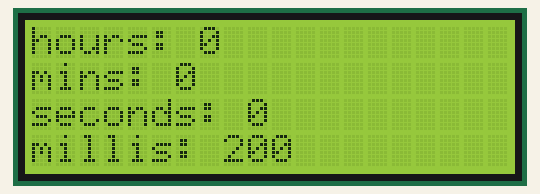
The sketch below on a simulated Arduino Uno, built with avr-gcc and run on an emulated ATmega328P. Shown: 20×4 character LCD. What the sketch prints to the serial monitor is not drawn.

Above: at 0.35 s.
At 5.33 s:
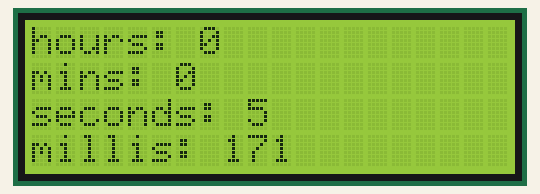
At 10.29 s:
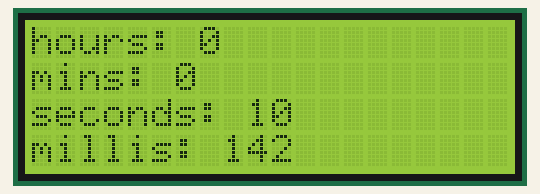
At 20.16 s:
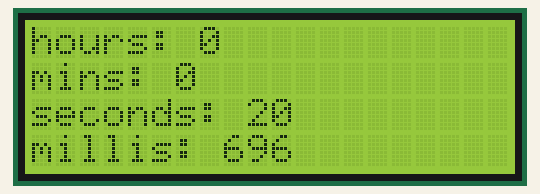
At 30.02 s:
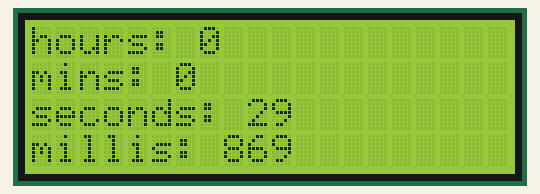
At 39.89 s:
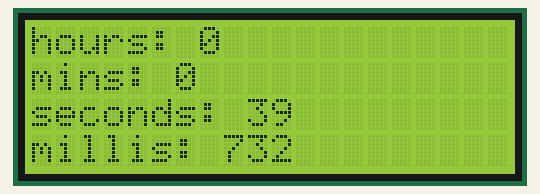

The sketch:

Timer_prototype.ino
```cpp
/**
 * @Author Orden Aitchedji
 */

unsigned long start, finished, elapsed;
int start_bro = 1;

#include <Wire.h>
#include <LiquidCrystal_I2C.h>

LiquidCrystal_I2C lcd(0x27,20,4);  // set the LCD address to 0x20 for a 16 chars and 2 line display

void setup()
{
  lcd.init();                      // initialize the lcd
  lcd.backlight();
  Serial.begin(9600);
}

void displayResult()
{
  int h,m,s,ms;
  unsigned long over;
  elapsed=finished-start;
  h=int(elapsed/3600000);
  over=elapsed%3600000;
  m=int(over/60000);
  if (m < 10) {
    lcd.setCursor(7,3);
    lcd.print(" ");
  }
  over=over%60000;
  s=int(over/1000);
  if (s < 10) {
    lcd.setCursor(10,2);
    lcd.print(" ");
  }
  ms=over%1000;
  /*
  Serial.print("Raw elapsed time: ");
  Serial.println(elapsed);
  Serial.print("Elapsed time: ");
  Serial.print(h,0);
  Serial.print("h ");
  Serial.print(m,0);
  Serial.print("m ");
  Serial.print(s,0);
  Serial.print("s ");
  Serial.print(ms,0);
  Serial.println("ms");
  Serial.println();
  */
  lcd.setCursor(0,0);
  lcd.print("hours: ");
  lcd.print(h);
  lcd.setCursor(0,1);
  lcd.print("mins: ");
  lcd.print(m);
  lcd.setCursor(0,2);
  lcd.print("seconds: ");
  lcd.print(s);
  lcd.setCursor(0,3);
  lcd.print("millis: ");
  lcd.print(ms);

}

void loop()
{
  if (start_bro==1)
  {
    start=millis();
    delay(200); // for debounce
    Serial.println("Started...");
    start_bro = 0;
  }

  if (1==HIGH)
  {
    finished=millis();
    displayResult();
    delay(70);
  }
}
```
